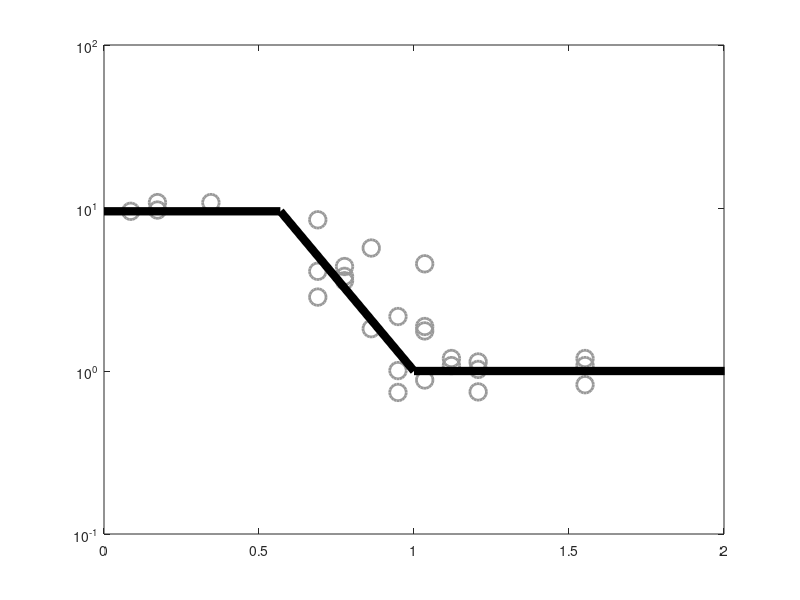

Write MATLAB code to recreate this figure. (Note: this script raises an error after producing the figure.)
function fig_crowdingDemo
%%
%%
plotHumanData = 1;
if plotHumanData
    %%
    th_1letter = .176;
    crit_spacing = 11.6;
    
    rescale_axes = 1;
    
    figure(1); clf; hold on; box on;
    ylims_orig = [.01, 10];

    x = [ 1,     2,   2,   4     8,  8, 8,     9,  9,    9   10, 10,  11, 11,    11, 12,   12,  12,  12, 13, 13,  14,   14, 14,  18, 18, 18, ];
    y = [ 1.68, 1.71, 1.9, 1.9  .5, .72, 1.49, .63, .67, .77, .32, 1, .13, .177, .38, .155, .31, .33, .8, .19, .21,.131, .18, .2, .145, .19, .21];

    if rescale_axes
        x_factor = 1/crit_spacing;
        y_factor = 1/th_1letter;
        xlims = [0, 2];
        ylims = [0.1, 100];
    else
        x_factor = 1;
        y_factor = 1;
        
        ylims = ylims_orig;
    end
    x = x * x_factor;
    y = y * y_factor;

    
    h1 = plot(  x, y, 'o', 'markersize', 12, 'color', .6*[1,1,1], 'linewidth', 2);
    % set(h1, 'xdata', x,'ydata', y, 'markersize', 12, 'color', 'r');

    line_w = 6;
     x_factor = 1/crit_spacing;
        y_factor = 1/th_1letter;
        xlims = [0, 2];
        ylims = [0.1, 100];
    cf_top_x = [0, 6.6] * x_factor;
    cf_top_y = [1, 1]*1.68 * y_factor;
    cf_bot_x = [11.6, 25] * x_factor;
    cf_bot_y = [1, 1]*.176 * y_factor;

    beta = [cf_top_x(2), cf_bot_x(1), cf_top_y(1), cf_bot_y(1)];
%     xx = linspace(xlims(1), xlims(2), 100);
%     yy = clippedLine(beta, xx);
    
%     [func, xx2, yy_fit] = fitCrowdingThresholds(x, y);
    
    h2 = plot([cf_top_x, cf_bot_x], [cf_top_y cf_bot_y], 'k-', 'linewidth', line_w);
%     h3 = plot(xx2, yy_fit , 'r-');
% %     yticks = [
    set(gca, 'yscale', 'log');
    set(gca, 'xlim', xlims, 'ylim', ylims);
    setLogAxesDecimal;
    
    set(gcf, 'position', [1197         338         536         412]);
    set(gca, 'units', 'pixels', 'position', [101    55   348   327]);
    
    xlabel('Spacing re critical spacing', 'fontsize', 18);
    ylabel('Threshold re that for 1 letter', 'fontsize', 18);
    
end

%%





fontName = {'Braille', 'BookmanB', 'Courier', 'KuenstlerU'};
nFonts = length(fontNames);

nLetVert = 7;

fontSize = 'large';
fontComplexities = zeros(1, nFonts);
for i = 1:nFonts
    efficiencies(i) = getStatsFromPaper(fontNames{i}, 'efficiency');
    th_human(i) = 10^getStatsFromPaper(fontNames{i}, 'th_human');
    fontComplexities(i) = getFontComplexity(fontNames{i}, fontSize);
end

%%
allSNRs_test = [0, 1, 1.5, 2, 2.5, 3, 4];
noisyLetterOpt = struct( 'oris', 0, 'xs', 0, 'ys', 0, 'stimType', 'NoisyLetters', 'tf_pca', 0, ...
                            'sizeStyle', fontSize, 'autoImageSize', 1);

braille_ok_letters = [4,5,6,9,11,15,16,17,21, 23, 24, 25, 26];                                
for fi = 1:nFonts
    [allLet{fi}, fontData{fi}] = loadLetters(fontNames{fi}, fontSize);
    allSignals{fi} = generateLetterSignals(allLet{fi}, 0, 0, 0);
    
    [pCorr_ideal_i] = getIdealPerformance(fontNames{fi}, allSNRs_test, noisyLetterOpt); 
    th_ideal(fi) = getSNRthreshold(allSNRs_test, pCorr_ideal_i);
    
end
%%
allH = cellfun(@(x) size(x,1), allLet);
allW = cellfun(@(x) size(x,2), allLet);
%%

nPixPerLetH = max(allH); nSpcH = 2;
nPixPerLetW = max(allW); nSpcW = 20;
N = nPixPerLetW*nFonts   + nSpcW * (nFonts+1);
M = nPixPerLetH*nLetVert + nSpcH * (nLetVert+1);


%%
cmpX = logspace(log10(fontComplexities(1)), log10(fontComplexities(end)), nFonts);

X_cent = round(nSpcW + nPixPerLetW/2 + [0:nFonts-1]*(nPixPerLetW+nSpcW));
Y_cent = round(nSpcH + nPixPerLetH/2 + [0:nLetVert-1]*(nPixPerLetH+nSpcH));

logCmp = log10(fontComplexities);


% logFontComplexities_scaled = (logCmp - logCmp(1))  / diff(logCmp([1, end])) * ;

%%
% X_cent = round(fontComplexities);

    noiseType = 'gaussian';    nNoiseSamples = 1e5; rand_seed = 0;
    noiseSamples = generateNoiseSamples(nNoiseSamples, noiseType, rand_seed);
    noiseSamples.noiseSize=[M,N];
    noiseImage = RandSample(noiseSamples.noiseList, noiseSamples.noiseSize);


    efficiencies = fliplr( logspace(log10(.01), log10(1), nLetVert) );
    
    %%
    
% logSNRs = logspace(.1, .2, nLetVert);

let_idxs = zeros(nLetVert, nFonts);
let_offset = 'a' - 1;
for fi = 1:nFonts
    rng(fi);
    switch fontNames{fi}, 
        case 'Braille', 
            rng(4);
            [4     5     6     9    11    15    16    17    21    23    24    25    26];
%             let_idxs_i = [17    25    15    21    23     9    11];
            let_idxs_i = braille_ok_letters([10    11     7     2    10     12     5]);
%             let_idxs_i = braille_ok_letters(10*[1,1,1,1,1,1,1]);
%             let_idxs_i = [17    25    15    21    23     5    11];
%             let_idxs_i = randsample( braille_ok_letters, nLetVert);
%         case 'BookmanB', 
%             let_idxs_i = 'hmpwuo' - let_offset;
        case 'Courier', 
            let_idxs_i = 'ayjiqfm' - let_offset;
        case 'KuenstlerU',
            let_idxs_i = 'ahsumza' - let_offset;
        otherwise,        
            let_idxs_i = randsample( braille_ok_letters, nLetVert);
    end
    let_idxs(:,fi) = let_idxs_i;
    
end
% let_idxs = randi(26, nLetVert, nFonts);
% let_idxs(:,1) = braille_ok_letters(randi( length(braille_ok_letters), nLetVert, 1));


% X_cent = round(nSpcW + nPixPerLetW/2 + [0:nFonts-1]*(nPixPerLetW+nSpcW));
% X_cent = round(log10(fontComplexities));
X_signals = zeros(M,N);
logX = logspace(1, 3, N);
idx_X = binarySearch(logX, fontComplexities);
X_cent = idx_X;


for fi = 1:nFonts
        
    for let_i = 1:nLetVert
        cur_th = th_ideal(fi) / efficiencies(let_i);
        th_human(let_i, fi) = cur_th;

        let_sig = allSignals{fi}(let_idxs(let_i,fi));
        
%         logE1=log10(let_sig.E1);
        logE1=log10([allSignals{fi}.E1]);
        params.logE1 = logE1;
        params.signalContrast = 1;
        params.varyContrast = 'signal';
        params.pixPerDeg = 1;

        logSNR = log10(cur_th); %logSNRs(let_i);
        
    %     params.logSNR = logSNRs(let_i);
        [signalContrast, noiseContrast, logE, logN] = getSignalNoiseContrast(logSNR, params);
        
        let_sig_image = let_sig.image; [h,w] = size(let_sig_image);
        pos_u = round(Y_cent(let_i) - h/2);
        pos_l = round(X_cent(fi)    - w/2);
        
        X_signals(pos_u + [0:h-1], pos_l + [0:w-1]) = let_sig_image * signalContrast;
        
%         generateSetOfLetters(allSignals{fi}, params)


    end

end

X_noise = noiseImage;
X_display = X_signals + X_noise*1;
% X_display = X_signals*1;
figure(99); clf; 
imagesc(X_display);
h_ax_im = gca;
L = max(abs(lims(X_display(:))));
caxis([-L, L]);
ticksOff;

axis equal tight;
imageToScale([], 1);
set(h_ax_im, 'units', 'normalized', 'visible', 'off');




% ax_pos = get(h_ax_im, 'position');
% annotation('rectangle', ax_pos);
ax_pos2 = getModifiedAxPosition(h_ax_im);
% annotation('rectangle', ax_pos2, 'color', 'r');


            
%             fig_pos = get(gcf, 'position');
%             fig_ar = fig_pos(4)/fig_pos(3);
%             
%             ax_log_xlim = log10(get(h_ax, 'xlim'));
% %             ax_log_ylim = log10(get(h_ax, 'ylim'));
%                                     
%             log_cmp = log10(font_complexities_model);



h_ax_scl = axes('position', ax_pos2, 'box', 'off');

xticks = [10, 100, 1000]; xticklabels = {'10', '100', '1000'};
yticks = [.01, .1, 1]; yticklabels = {'0.01', '0.1', '1'};
set(h_ax_scl, 'color', 'none', 'xlim', [10, 1000], 'ylim', [.01, 1], 'xscale', 'log', 'yscale', 'log', ...
    'xtick', xticks, 'ytick', yticks, 'xticklabel', xticklabels, 'ytickLabel', yticklabels, 'tickDir', 'out');
% xlabel('Complexity'); ylabel('Efficiency');


%%

% imageToScale;

colormap('gray');
3;



